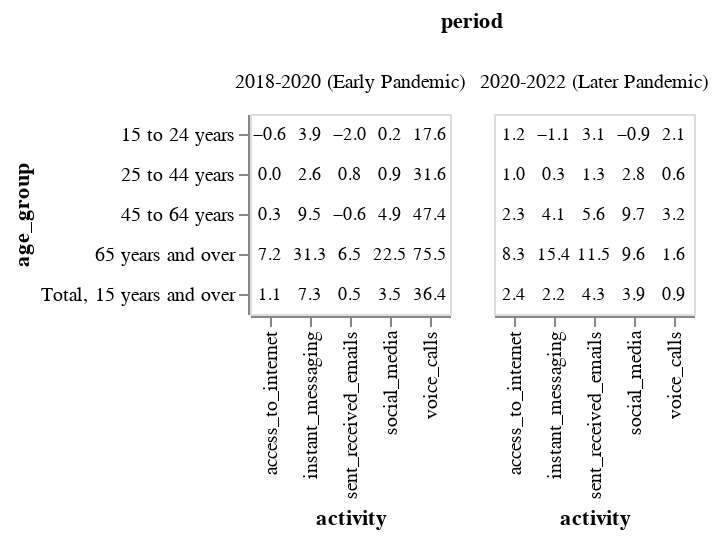

The notebook cell saved with this chart:
### Code cell
text = alt.Chart(df_changes).mark_text(color='black', fontSize=9).encode(
    x=alt.X('activity:N'),
    y=alt.Y('age_group:N', sort=['15 to 24 years', '25 to 44 years', '45 to 64 years', '65 years and over']),
    text=alt.Text('percent_change:Q', format='.1f'),
    column=alt.Column('period:N')
)
text

### Figure 1 — Vega-Lite specification as saved in the notebook (floating-point values rounded to 4 significant figures)
{"config": {"view": {"continuousWidth": 300, "continuousHeight": 300}}, "data": {"name": "data-985f65a7ac86e89e513f8537e8e25a21"}, "mark": {"type": "text", "color": "black", "fontSize": 9}, "encoding": {"column": {"field": "period", "type": "nominal"}, "text": {"field": "percent_change", "format": ".1f", "type": "quantitative"}, "x": {"field": "activity", "type": "nominal"}, "y": {"field": "age_group", "sort": ["15 to 24 years", "25 to 44 years", "45 to 64 years", "65 years and over"], "type": "nominal"}}, "$schema": "https://vega.github.io/schema/vega-lite/v5.20.1.json", "datasets": {"data-985f65a7ac86e89e513f8537e8e25a21": [{"age_group": "15 to 24 years", "activity": "access_to_internet", "period": "2018-2020 (Early Pandemic)", "percent_change": -0.6085, "covid_cases": 759.1}, {"age_group": "15 to 24 years", "activity": "access_to_internet", "period": "2020-2022 (Later Pandemic)", "percent_change": 1.224, "covid_cases": 27330.0}, {"age_group": "15 to 24 years", "activity": "sent_received_emails", "period": "2018-2020 (Early Pandemic)", "percent_change": -1.95, "covid_cases": 759.1}, {"age_group": "15 to 24 years", "activity": "sent_received_emails", "period": "2020-2022 (Later Pandemic)", "percent_change": 3.094, "covid_cases": 27330.0}, {"age_group": "15 to 24 years", "activity": "instant_messaging", "period": "2018-2020 (Early Pandemic)", "percent_change": 3.906, "covid_cases": 759.1}, {"age_group": "15 to 24 years", "activity": "instant_messaging", "period": "2020-2022 (Later Pandemic)", "percent_change": -1.074, "covid_cases": 27330.0}, {"age_group": "15 to 24 years", "activity": "social_media", "period": "2018-2020 (Early Pandemic)", "percent_change": 0.2195, "covid_cases": 759.1}, {"age_group": "15 to 24 years", "activity": "social_media", "period": "2020-2022 (Later Pandemic)", "percent_change": -0.8762, "covid_cases": 27330.0}, {"age_group": "15 to 24 years", "activity": "voice_calls", "period": "2018-2020 (Early Pandemic)", "percent_change": 17.62, "covid_cases": 759.1}, {"age_group": "15 to 24 years", "activity": "voice_calls", "period": "2020-2022 (Later Pandemic)", "percent_change": 2.122, "covid_cases": 27330.0}, {"age_group": "25 to 44 years", "activity": "access_to_internet", "period": "2018-2020 (Early Pandemic)", "percent_change": 0.0, "covid_cases": 759.1}, {"age_group": "25 to 44 years", "activity": "access_to_internet", "period": "2020-2022 (Later Pandemic)", "percent_change": 1.018, "covid_cases": 27330.0}, {"age_group": "25 to 44 years", "activity": "sent_received_emails", "period": "2018-2020 (Early Pandemic)", "percent_change": 0.8493, "covid_cases": 759.1}, {"age_group": "25 to 44 years", "activity": "sent_received_emails", "period": "2020-2022 (Later Pandemic)", "percent_change": 1.263, "covid_cases": 27330.0}, {"age_group": "25 to 44 years", "activity": "instant_messaging", "period": "2018-2020 (Early Pandemic)", "percent_change": 2.596, "covid_cases": 759.1}, {"age_group": "25 to 44 years", "activity": "instant_messaging", "period": "2020-2022 (Later Pandemic)", "percent_change": 0.33, "covid_cases": 27330.0}, {"age_group": "25 to 44 years", "activity": "social_media", "period": "2018-2020 (Early Pandemic)", "percent_change": 0.9259, "covid_cases": 759.1}, {"age_group": "25 to 44 years", "activity": "social_media", "period": "2020-2022 (Later Pandemic)", "percent_change": 2.752, "covid_cases": 27330.0}, {"age_group": "25 to 44 years", "activity": "voice_calls", "period": "2018-2020 (Early Pandemic)", "percent_change": 31.57, "covid_cases": 759.1}, {"age_group": "25 to 44 years", "activity": "voice_calls", "period": "2020-2022 (Later Pandemic)", "percent_change": 0.6281, "covid_cases": 27330.0}, {"age_group": "45 to 64 years", "activity": "access_to_internet", "period": "2018-2020 (Early Pandemic)", "percent_change": 0.3195, "covid_cases": 759.1}, {"age_group": "45 to 64 years", "activity": "access_to_internet", "period": "2020-2022 (Later Pandemic)", "percent_change": 2.335, "covid_cases": 27330.0}, {"age_group": "45 to 64 years", "activity": "sent_received_emails", "period": "2018-2020 (Early Pandemic)", "percent_change": -0.5695, "covid_cases": 759.1}, {"age_group": "45 to 64 years", "activity": "sent_received_emails", "period": "2020-2022 (Later Pandemic)", "percent_change": 5.613, "covid_cases": 27330.0}, {"age_group": "45 to 64 years", "activity": "instant_messaging", "period": "2018-2020 (Early Pandemic)", "percent_change": 9.475, "covid_cases": 759.1}, {"age_group": "45 to 64 years", "activity": "instant_messaging", "period": "2020-2022 (Later Pandemic)", "percent_change": 4.128, "covid_cases": 27330.0}, {"age_group": "45 to 64 years", "activity": "social_media", "period": "2018-2020 (Early Pandemic)", "percent_change": 4.936, "covid_cases": 759.1}, {"age_group": "45 to 64 years", "activity": "social_media", "period": "2020-2022 (Later Pandemic)", "percent_change": 9.712, "covid_cases": 27330.0}, {"age_group": "45 to 64 years", "activity": "voice_calls", "period": "2018-2020 (Early Pandemic)", "percent_change": 47.38, "covid_cases": 759.1}, {"age_group": "45 to 64 years", "activity": "voice_calls", "period": "2020-2022 (Later Pandemic)", "percent_change": 3.215, "covid_cases": 27330.0}, {"age_group": "65 years and over", "activity": "access_to_internet", "period": "2018-2020 (Early Pandemic)", "percent_change": 7.163, "covid_cases": 759.1}, {"age_group": "65 years and over", "activity": "access_to_internet", "period": "2020-2022 (Later Pandemic)", "percent_change": 8.257, "covid_cases": 27330.0}, {"age_group": "65 years and over", "activity": "sent_received_emails", "period": "2018-2020 (Early Pandemic)", "percent_change": 6.518, "covid_cases": 759.1}, {"age_group": "65 years and over", "activity": "sent_received_emails", "period": "2020-2022 (Later Pandemic)", "percent_change": 11.49, "covid_cases": 27330.0}, {"age_group": "65 years and over", "activity": "instant_messaging", "period": "2018-2020 (Early Pandemic)", "percent_change": 31.25, "covid_cases": 759.1}, {"age_group": "65 years and over", "activity": "instant_messaging", "period": "2020-2022 (Later Pandemic)", "percent_change": 15.42, "covid_cases": 27330.0}, {"age_group": "65 years and over", "activity": "social_media", "period": "2018-2020 (Early Pandemic)", "percent_change": 22.53, "covid_cases": 759.1}, {"age_group": "65 years and over", "activity": "social_media", "period": "2020-2022 (Later Pandemic)", "percent_change": 9.572, "covid_cases": 27330.0}, {"age_group": "65 years and over", "activity": "voice_calls", "period": "2018-2020 (Early Pandemic)", "percent_change": 75.47, "covid_cases": 759.1}, {"age_group": "65 years and over", "activity": "voice_calls", "period": "2020-2022 (Later Pandemic)", "percent_change": 1.613, "covid_cases": 27330.0}, {"age_group": "Total, 15 years and over", "activity": "access_to_internet", "period": "2018-2020 (Early Pandemic)", "percent_change": 1.095, "covid_cases": 759.1}, {"age_group": "Total, 15 years and over", "activity": "access_to_internet", "period": "2020-2022 (Later Pandemic)", "percent_change": 2.384, "covid_cases": 27330.0}, {"age_group": "Total, 15 years and over", "activity": "sent_received_emails", "period": "2018-2020 (Early Pandemic)", "percent_change": 0.4678, "covid_cases": 759.1}, {"age_group": "Total, 15 years and over", "activity": "sent_received_emails", "period": "2020-2022 (Later Pandemic)", "percent_change": 4.307, "covid_cases": 27330.0}, {"age_group": "Total, 15 years and over", "activity": "instant_messaging", "period": "2018-2020 (Early Pandemic)", "percent_change": 7.314, "covid_cases": 759.1}, {"age_group": "Total, 15 years and over", "activity": "instant_messaging", "period": "2020-2022 (Later Pandemic)", "percent_change": 2.228, "covid_cases": 27330.0}, {"age_group": "Total, 15 years and over", "activity": "social_media", "period": "2018-2020 (Early Pandemic)", "percent_change": 3.504, "covid_cases": 759.1}, {"age_group": "Total, 15 years and over", "activity": "social_media", "period": "2020-2022 (Later Pandemic)", "percent_change": 3.949, "covid_cases": 27330.0}, {"age_group": "Total, 15 years and over", "activity": "voice_calls", "period": "2018-2020 (Early Pandemic)", "percent_change": 36.38, "covid_cases": 759.1}, {"age_group": "Total, 15 years and over", "activity": "voice_calls", "period": "2020-2022 (Later Pandemic)", "percent_change": 0.936, "covid_cases": 27330.0}]}}
